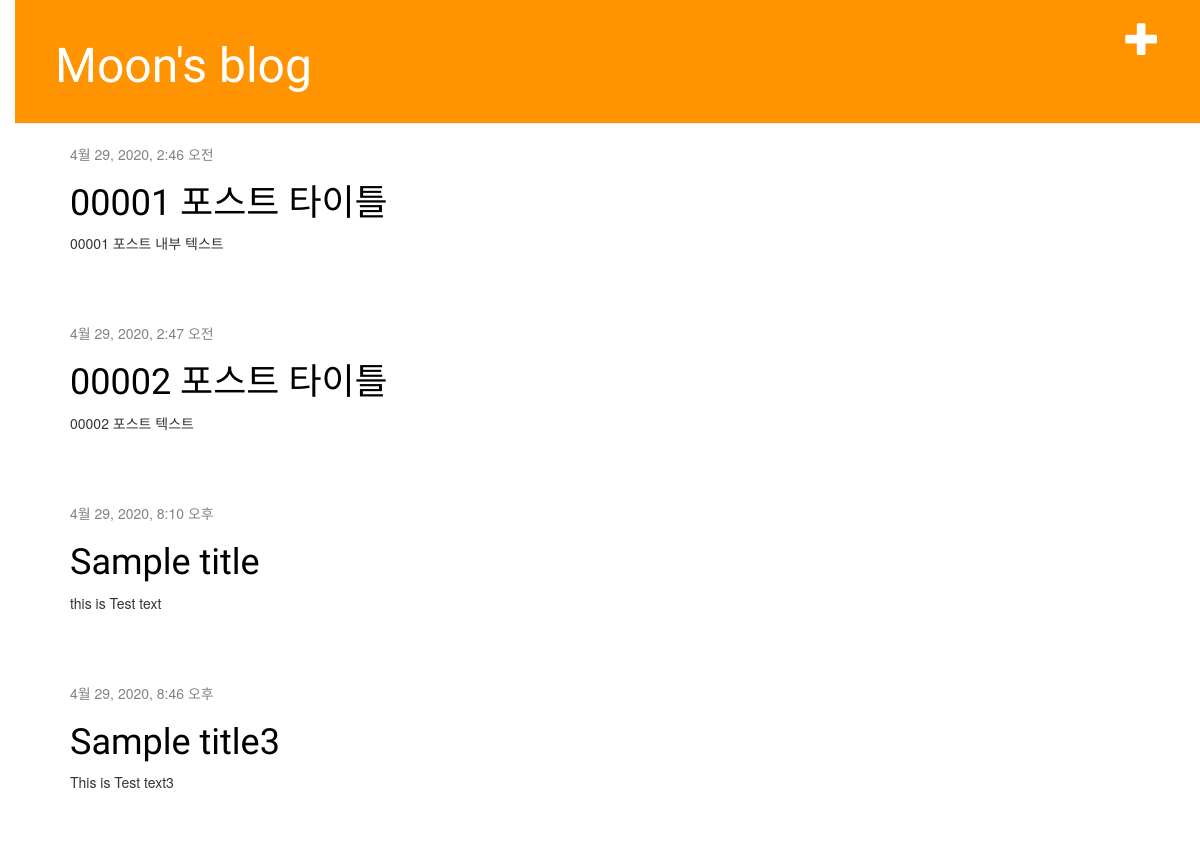
The app's page / (signed in), older data.
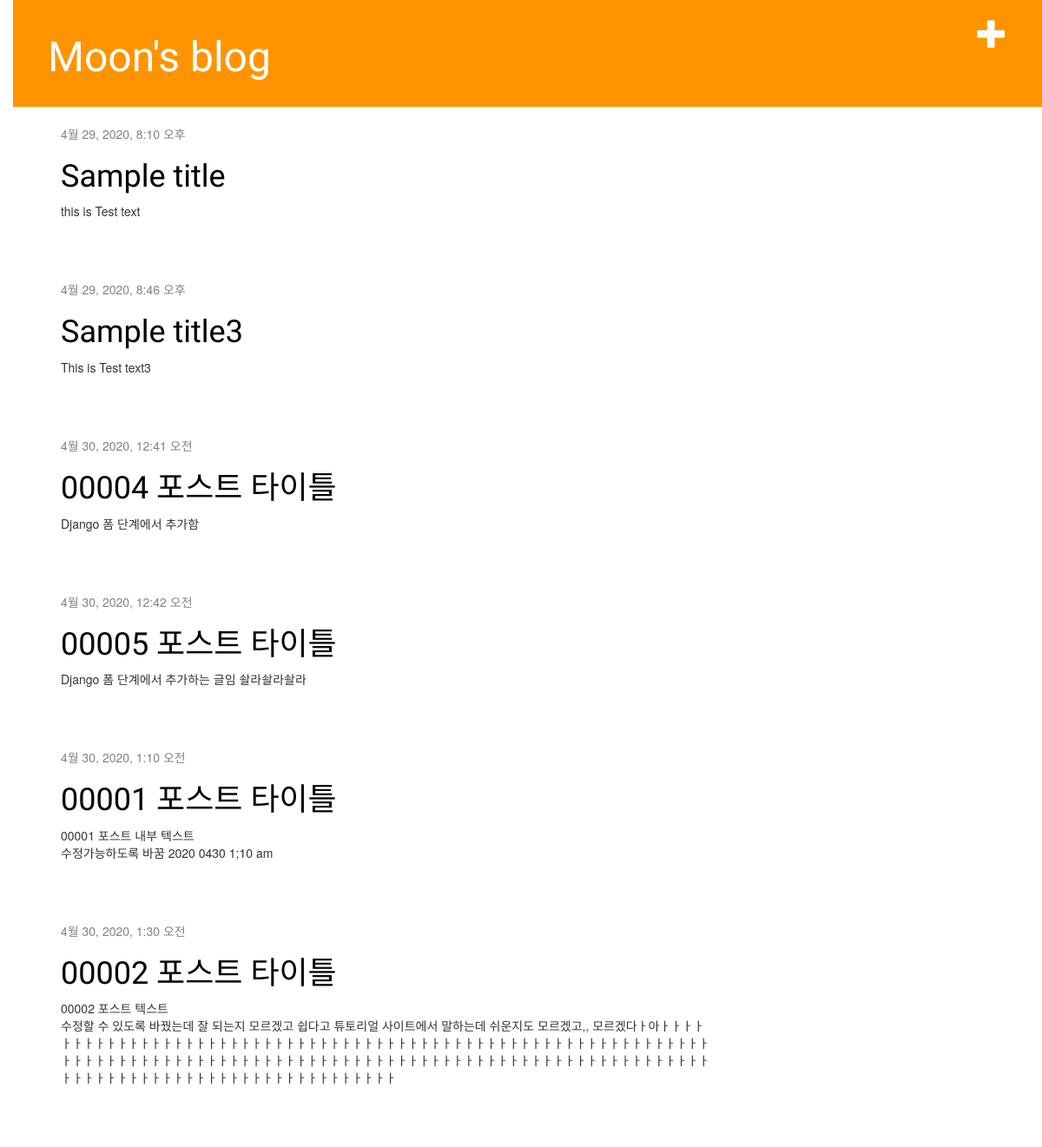
The same page, newer data.
### blog/models.py (models this page shows, shortened)
class Post(models.Model):
    author = models.ForeignKey(settings.AUTH_USER_MODEL, on_delete=models.CASCADE)
    title = models.CharField(max_length = 200)
    text = models.TextField()
    created_date = models.DateTimeField(default=timezone.now)
    published_date = models.DateTimeField(blank = True, null = True)

### blog/views.py (the view)
# urls.py: path('', views.post_list, name='post_list'),
def post_list(request):
    posts = Post.objects.filter(published_date__lte=timezone.now()).order_by('published_date')
    return render(request, 'blog/post_list.html', {'posts': posts})

### blog/templates/blog/post_list.html
{% extends 'blog/base.html' %}
{% block content %}
    {% for post in posts %}
        <div class="post">
            <div class="date">
                {{ post.published_date }}
            </div>
            <h1><a href="{% url 'post_detail' pk=post.pk %}">{{ post.title }}</a></h1>
            <p>{{ post.text|linebreaksbr }}</p>
        </div>
    {% endfor %}
{% endblock %}

### blog/templates/blog/base.html (shortened to what this page needs)
{% load static %}
<html>
    <head>
        <link rel="stylesheet" href="//maxcdn.bootstrapcdn.com/bootstrap/3.2.0/css/bootstrap.min.css">
        <link rel="stylesheet" href="//maxcdn.bootstrapcdn.com/bootstrap/3.2.0/css/bootstrap-theme.min.css">
        <link rel="stylesheet" href="{% static 'css/blog.css' %}">
    </head>
    <body>
        <div class="page-header">
            {% if user.is_authenticated %}
                <a href="{% url 'post_new' %}" class="top-menu">
                    <span class="glyphicon glyphicon-plus">
                    </span>
                </a>
            {% endif %}
            <h1><a href="/">Moon's blog</a></h1>
        </div>
        <div class="content container">
            <div class="row">
                <div class="col-md-8">
                    {% block content %}
                    {% endblock %}
                </div>
            </div>
        </div>
    </body>
</html>

### blog/static/css/blog.css (style rules this page uses)
h1 a { color: #FCA205; font-family: 'Lobster'; }
body { padding-left: 15px; }
.page-header { background-color: #ff9400; margin-top: 0; padding: 20px 20px 20px 40px; }
.page-header h1, .page-header h1 a, .page-header h1 a:visited, .page-header h1 a:active { color: #ffffff; font-size: 36pt; text-decoration: none; }
.content { margin-left: 40px; }
h1, h2, h3, h4 { font-family: 'Lobster', cursive; }
.date { color: #828282; }
.top-menu, .top-menu:hover, .top-menu:visited { color: #ffffff; float: right; font-size: 26pt; margin-right: 20px; }
.post { margin-bottom: 70px; }
.post h1 a, .post h1 a:visited { color: #000000; }

Row changes from the older to the newer data that the page shows:
shown differently, row unchanged: Post "Sample title": moves up the list
shown differently, row unchanged: Post "Sample title3": moves up the list
added Post: published_date "4월 30, 2020, 12:41 오전", title "00004 포스트 타이틀", text "Django 폼 단계에서 추가함"
added Post: published_date "4월 30, 2020, 12:42 오전", title "00005 포스트 타이틀", text "Django 폼 단계에서 추가하는 글임 솰라솰라솰라"
changed Post "00001 포스트 타이틀": published_date "4월 29, 2020, 2:46 오전" → "4월 30, 2020, 1:10 오전"; text "00001 포스트 내부 텍스트" → "00001 포스트 내부 텍스트 수정가능하도록 바꿈 2020 0430 1;10 am"
changed Post "00002 포스트 타이틀": published_date "4월 29, 2020, 2:47 오전" → "4월 30, 2020, 1:30 오전"; text "00002 포스트 텍스트" → "00002 포스트 텍스트 수정할 수 있도록 바꿨는데 잘 되는지 모르겠고 쉽다고 튜토리얼 사이트에서 말하는데 쉬운지도 모르겠고,, 모르겠다ㅏ아ㅏㅏㅏㅏㅏㅏㅏㅏㅏㅏㅏㅏㅏㅏㅏㅏㅏㅏㅏㅏㅏㅏㅏㅏㅏㅏㅏㅏㅏㅏㅏㅏㅏㅏㅏㅏㅏㅏㅏㅏㅏㅏㅏㅏㅏㅏㅏㅏㅏㅏㅏㅏㅏㅏㅏㅏㅏㅏㅏㅏㅏㅏㅏㅏㅏㅏㅏㅏㅏㅏㅏㅏㅏㅏㅏㅏㅏㅏㅏㅏㅏㅏㅏㅏㅏㅏㅏㅏㅏㅏㅏㅏㅏㅏㅏㅏㅏㅏㅏㅏㅏㅏㅏㅏㅏㅏㅏㅏㅏㅏㅏㅏㅏㅏㅏㅏㅏㅏㅏㅏㅏㅏㅏㅏㅏㅏㅏㅏㅏㅏㅏㅏㅏㅏㅏㅏㅏㅏㅏㅏㅏㅏㅏㅏㅏㅏㅏㅏㅏㅏ"
